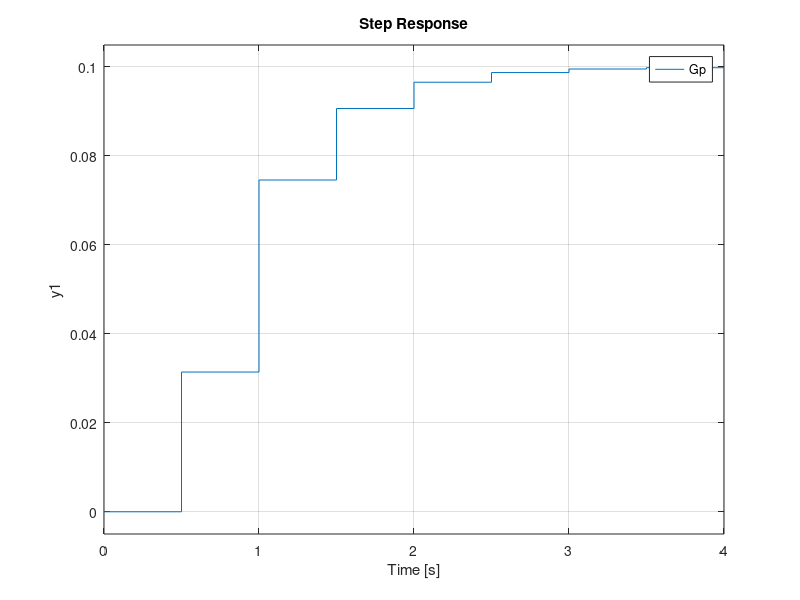

Write MATLAB code to recreate this figure.
%% CONTROL DISCRETO - PRÁCTICA 5

%% Ejercicio 1 : Modelo discreto de un Motor de CC
clear all
close all
clc

s = tf('s');

% Variables
J = 0.01;
b = 0.1;
K = 0.01;
R = 1;
L = 0.5;
% Planta
Gp = K /((J*s+b)*(L*s+R)+K^2)

% Periodo de muestreo
Ts = 0.5; % Cambiar a 0.1 para obtener la ilustracion 3

% Conversion continua a discreto
Gdtustin = c2d(Gp,Ts,'tustin') 

% Respuesta a entrada escalon
step(Gp,Gdtustin)
legend('Gp','método tustin')

% Otros métodos
% Metodo ZOH - Zero Order Hold
Gdzoh = c2d(Gp,Ts)
% Metodo FOH - Firs Orde Hold
Gzfoh = c2d(Gp,Ts,'foh')
% Metodo Impulse Invariant Mapping (solo c2d)
Gzimpulse = c2d(Gp,Ts,'impulse')
% Metodo zero-pole Matching Equivalents
GzMatch = c2d(Gp,Ts,'matched')

% Respuesta a entrada escalon
step(Gp,Gdtustin)
hold on
step(Gdzoh)
step(Gzfoh)
step(Gzimpulse)
step(GzMatch)
hold off
legend('Gp','método tustin','metodo zoh','método foh','método impulse','método matched')
%% Ejericio 2 : Discretizar un PID continuo
clear all
close all
clc

s = tf('s');

% Variables del PID
Kp = 100;
Ki = 200;
Kd = 10;

% Periodo de muestreo Ts
Ts = 0.01;

% Controlador PID continuo
Gc_cont = Kp*(1+Ki/s+Kd*s)

% Conversion mediante el método tustin continua a discreta
Gc_disc = c2d(Gc_cont,Ts,'tustin')

%% Ejercicio 3: Obtener la funcion de transferencia pulso
clear all
close all
clc

s = tf('s');
% Periodo de muestreo 
Ts = 1;
% Funcion de transferencia de la planta
Gp = 1/(s+4);
% Funcion de transferencia del sensor
H = 10/s;

% Discretizamos ambas funciones de tranferencia mediante el medoto ZOH
Gpz = c2d(Gp,Ts,'zoh')
Hz = c2d(H,Ts,'zoh')

% Obtenemos la funcion de transferencia en lazo cerrado
FTLCz = feedback(Gpz,Hz)
